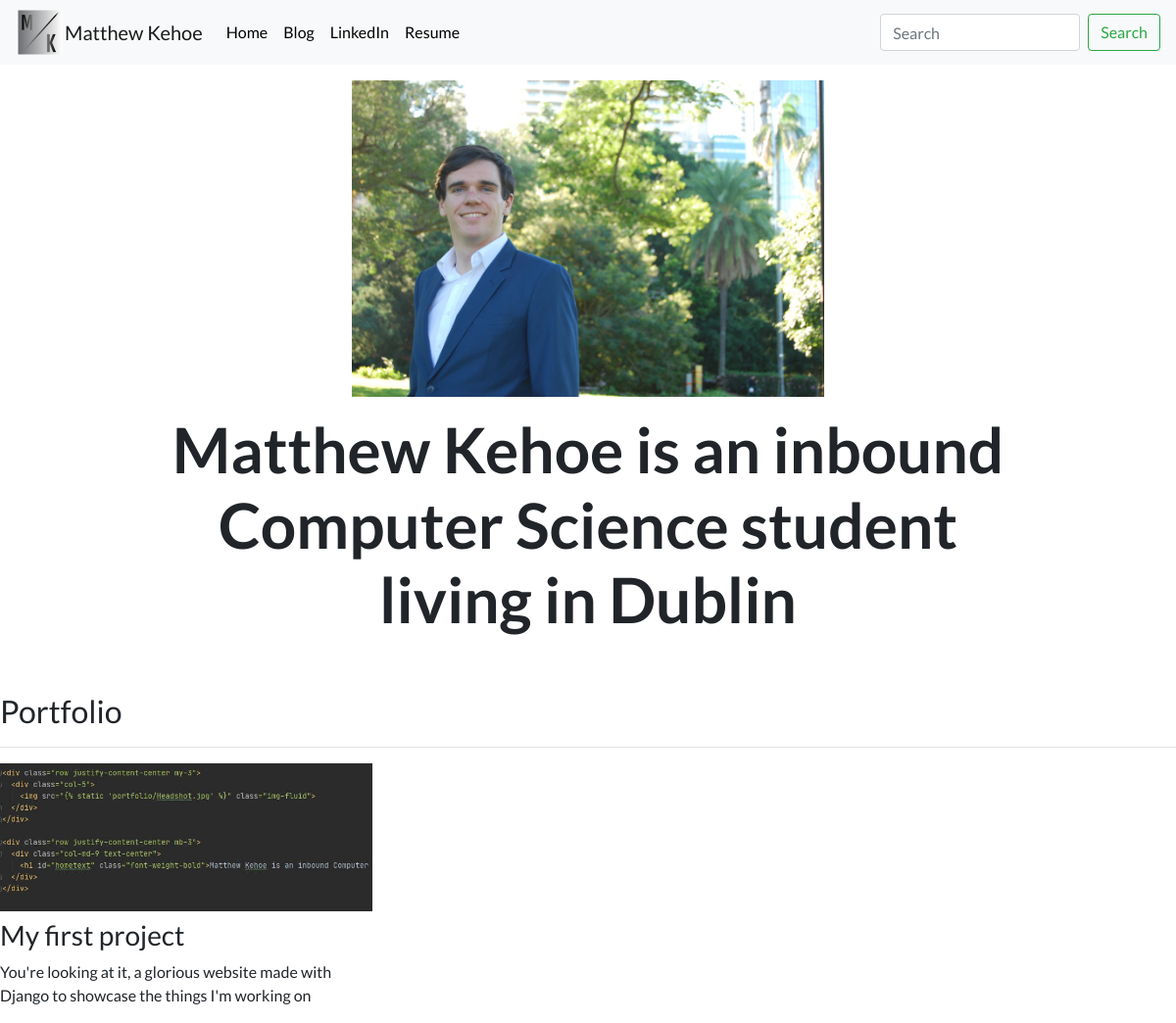
The page / on the database its author committed.
### portfolio/models.py (models this page shows, shortened)
class Project(models.Model):
    title = models.CharField(max_length=100)
    description = models.CharField(max_length=250)
    image = models.ImageField(upload_to='portfolio/images/')
    url = models.URLField(blank=True)

### portfolio/views.py (the view)
# urls.py: 2. Add a URL to urlpatterns:  path('', views.home, name='home')
def home(request):
    projects = Project.objects.all()
    return render(request, "portfolio/home.html", {'projects':projects})

### portfolio/templates/portfolio/home.html
{% extends 'portfolio/base.html' %}
{% load static%}
{% block content %}
<div class="row justify-content-center my-3">
  <div class="col-5">
    <img src="{% static 'portfolio/Headshot.jpg' %}" class="img-fluid">
  </div>
</div>
<div class="row justify-content-center mb-3">
  <div class="col-md-9 text-center">
    <h1 id="hometext" class="font-weight-bold">Matthew Kehoe is an inbound Computer Science student living in Dublin </h1>
  </div>
</div>
<h2 class="mt-5">Portfolio</h2>
<hr>
<div class="row">
  {% for project in projects %}
  <div class="col-lg-4 col-md-6">
    {% if project.url %}
    <a href="{{ project.url }}">
      <img src="{{ project.image.url }}" class="img-fluid mb-2">
    </a>
    {% else %}
    <img src="{{ project.image.url }}" class="img-fluid mb-2">
    {% endif %}
    <h3>{{ project.title }}</h3>
    <p>{{ project.description }}</p>
  </div>
  {% endfor %}
</div>
{% endblock %}

### portfolio/static/portfolio/custom.css (style rules this page uses)
body { font-family: 'Lato', sans-serif; }
@media (min-width: 992px) { #hometext { font-size: 4rem; } }

### rows shown on the page
Project: image (picture), title "My first project", description "You're looking at it, a glorious website made with Django to showcase the things I'm working on"
